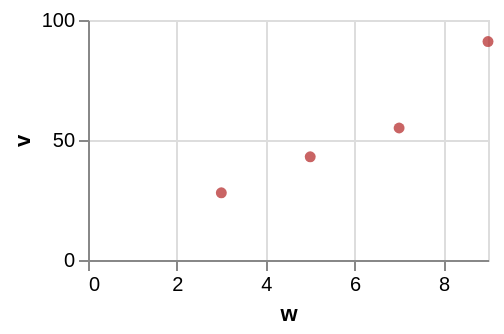

Specify this chart in Vega-Lite:
### Vega-Lite specification from a JSON file in a GitHub repository (floating-point values rounded to 4 significant figures)
{"$schema": "https://vega.github.io/schema/vega-lite/v6.json", "width": 200, "height": 120, "data": {"values": [{"c": "alpha", "v": 28, "w": 3, "t": "2024-01-07"}, {"c": "beta", "v": 55, "w": 7, "t": "2024-03-19"}, {"c": "gamma", "v": 43, "w": 5, "t": "2024-06-02"}, {"c": "delta", "v": 91, "w": 9, "t": "2024-09-11"}]}, "mark": {"type": "circle", "color": "firebrick"}, "encoding": {"x": {"field": "w", "type": "quantitative"}, "y": {"field": "v", "type": "quantitative"}}}
